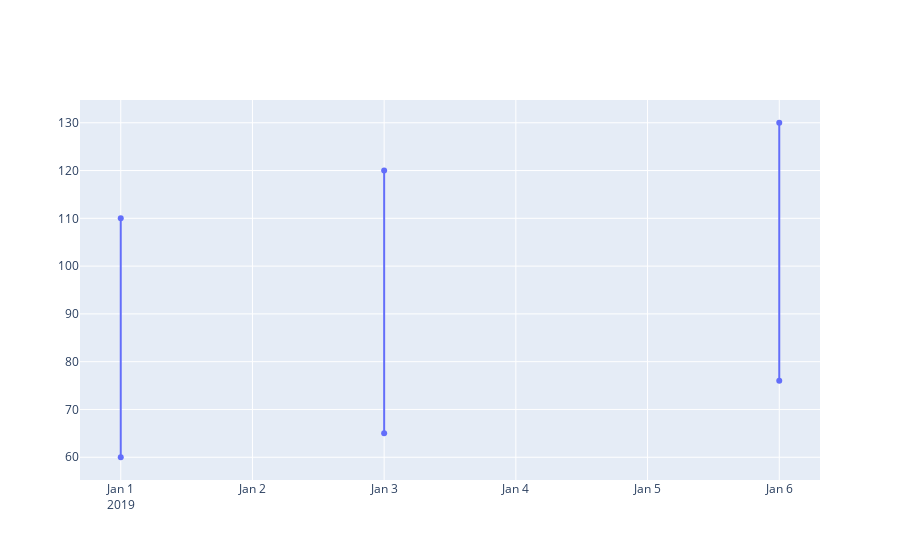

Notebook source saved alongside this figure:
### Code cell
import plotly.graph_objects as go

x = [i for i in list(df["Date"]) for j in range(3)]
y = []
for i, j in df.iterrows():
    y.append(j["Lower"])
    y.append(j["Upper"])
    y.append(None)
    
fig = go.Figure()

fig.add_trace(go.Scatter(
    x=x,
    y=y,
    name='Gaps',
    connectgaps=False
))

fig.show()

### Figure 1 — Plotly figure (JSON) as saved in the notebook; plotly's stock layout.template omitted (floating-point values rounded to 4 significant figures)
{"data": [{"connectgaps": false, "name": "Gaps", "type": "scatter", "x": ["2019-01-01", "2019-01-01", "2019-01-01", "2019-01-03", "2019-01-03", "2019-01-03", "2019-01-06", "2019-01-06", "2019-01-06"], "y": [60, 110, null, 65, 120, null, 76, 130, null]}], "layout": {}}
